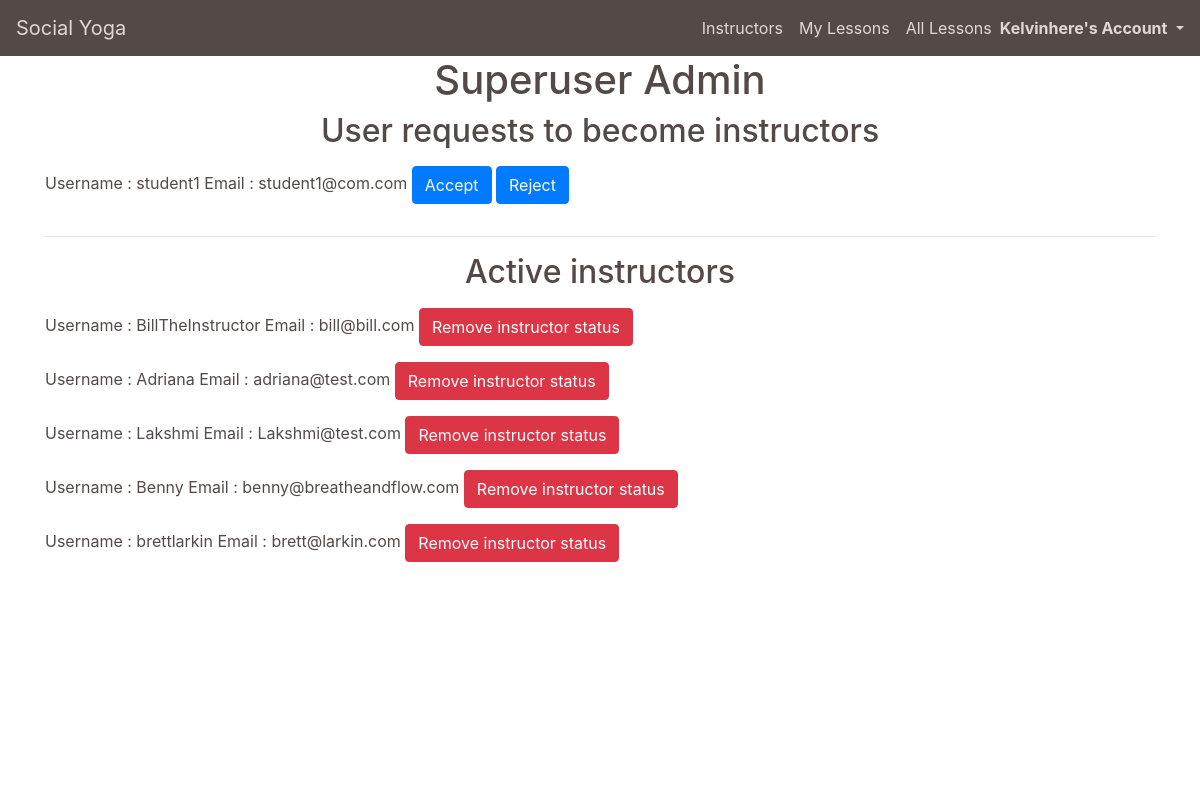
The page /superuser_admin/ (signed in) on the database as committed earlier.
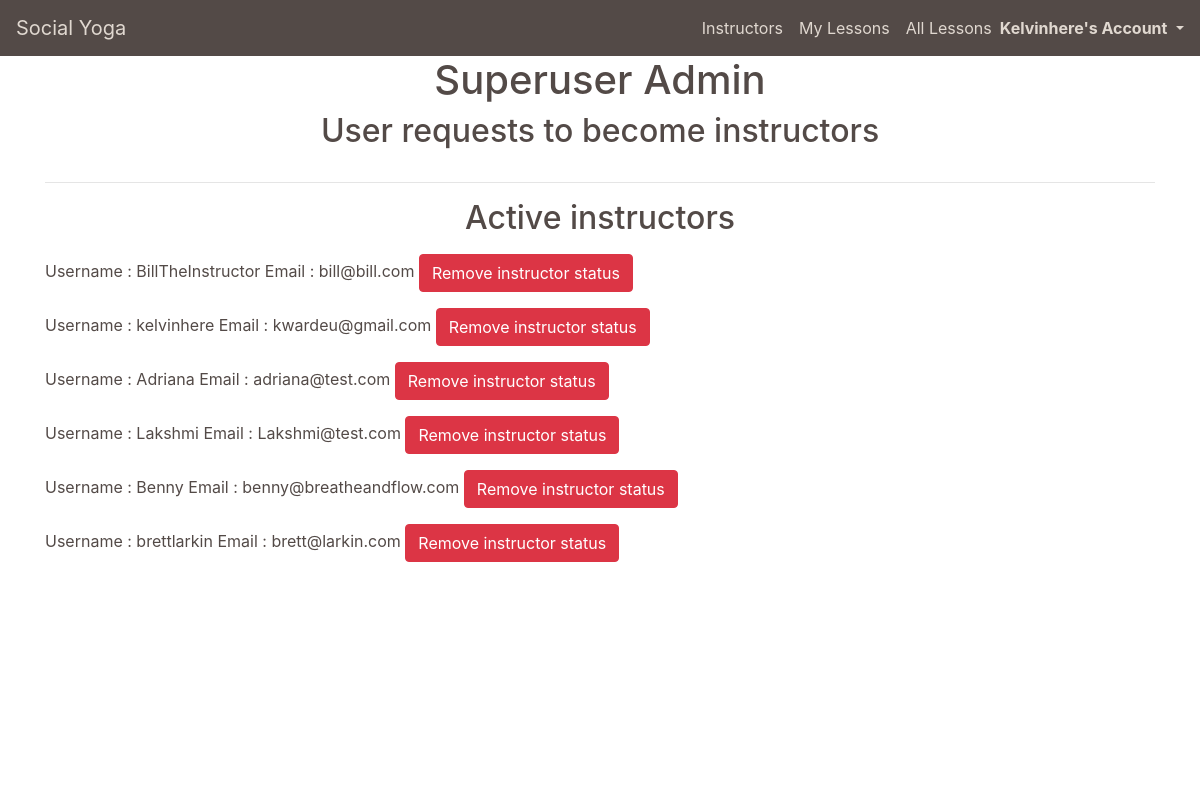
The same page on the database as committed later.
### profiles/models.py (models this page shows, shortened)
class UserProfile(models.Model):
    user = models.OneToOneField(User, on_delete=models.CASCADE)
    first_name = models.CharField(max_length=50, null=False, blank=False)
    last_name = models.CharField(max_length=50, null=False, blank=False)
    is_instructor = models.BooleanField(default=False)
    requested_instructor_status = models.BooleanField(default=False)
    card_description = models.TextField(max_length=256, null=True, blank=True, default='')
    profile_description = models.TextField(max_length=650, default='')
    image = ResizedImageField(size=[600, 600], quality=75, crop=['middle', 'center'], force_format='JPEG', null=True, blank=True, upload_to='profile_images/')
    rating = models.DecimalField(max_digits=5, decimal_places=0, null=True, blank=True)
    def __str__(self):
        return self.user.username

### home/views.py (the view)
# urls.py: path('superuser_admin/', views.superuser_admin, name='superuser_admin'),
def superuser_admin(request):
    profile = get_profile_or_none(request)
    if profile:
        if profile.user.is_superuser:
            template = "home/superuser_admin.html"
            user_requests = UserProfile.objects.filter(is_instructor=False, requested_instructor_status=True)
            instructors = UserProfile.objects.filter(is_instructor=True)
            context = {
                'profile': profile,
                'user_requests': user_requests,
                'instructors': instructors
            }
            return render(request, template, context)
    else:
        return HttpResponse('You are not authorised to view this page', status=401)

### yoga/utils.py (called while the page is built)
def get_profile_or_none(request):
    try:
        return UserProfile.objects.get(user=request.user)
    except:
        return None

### home/templates/home/superuser_admin.html
{% extends "base.html" %}
{% load static %}
{% block page_header %}
    <div class="container header-container">
        <div class="row">
            <div class="col">
                <h1 class="text-center">Superuser Admin</h1>
            </div>
        </div>
    </div>
{% endblock %}
{% block content %}
    <div class="overlay"></div>
    <div class="container page-contents">
        <div class="row">
            <div class="col-12">
                <h2 class="text-center mb-3">User requests to become instructors</h2>
                {% if user_requests %}
                    {% for user in user_requests %}
                        <p><span>Username : {{ user }}</span>
                            <span>Email : {{ user.user.email }}</span>
                            <span><a class="btn btn-primary" href="{% url 'update_instructor_status' user 'accept' %}" role="button">Accept</a></span>
                            <span><a class="btn btn-primary" href="{% url 'update_instructor_status' user 'reject' %}" role="button">Reject</a></span>
                        </p>
                    {% endfor %}
                {% endif %}
            </div>
        </div>
        <hr>
        <div class="row">
            <div class="col-12">
                <h2 class="text-center mb-3">Active instructors</h2>
                {% if instructors %}
                    {% for instructor in instructors %}
                        <p><span>Username : {{ instructor }}</span>
                            <span>Email : {{ instructor.user.email }}</span>
                            <span><a class="btn btn-danger" href="{% url 'update_instructor_status' instructor 'remove' %}" role="button">Remove instructor status</a></span>
                        </p>
                    {% endfor %}
                {% endif %}
            </div>
        </div>
    </div>
{% endblock %}

Rows that differ between the two databases and show on the page:
no longer on this page (row edited): UserProfile: user.username "student1", user.email "student1@com.com", shown under "User requests to become instructors"
now on this page (row edited): UserProfile: user.username "kelvinhere", user.email "kwardeu@gmail.com", shown under "Active instructors"
